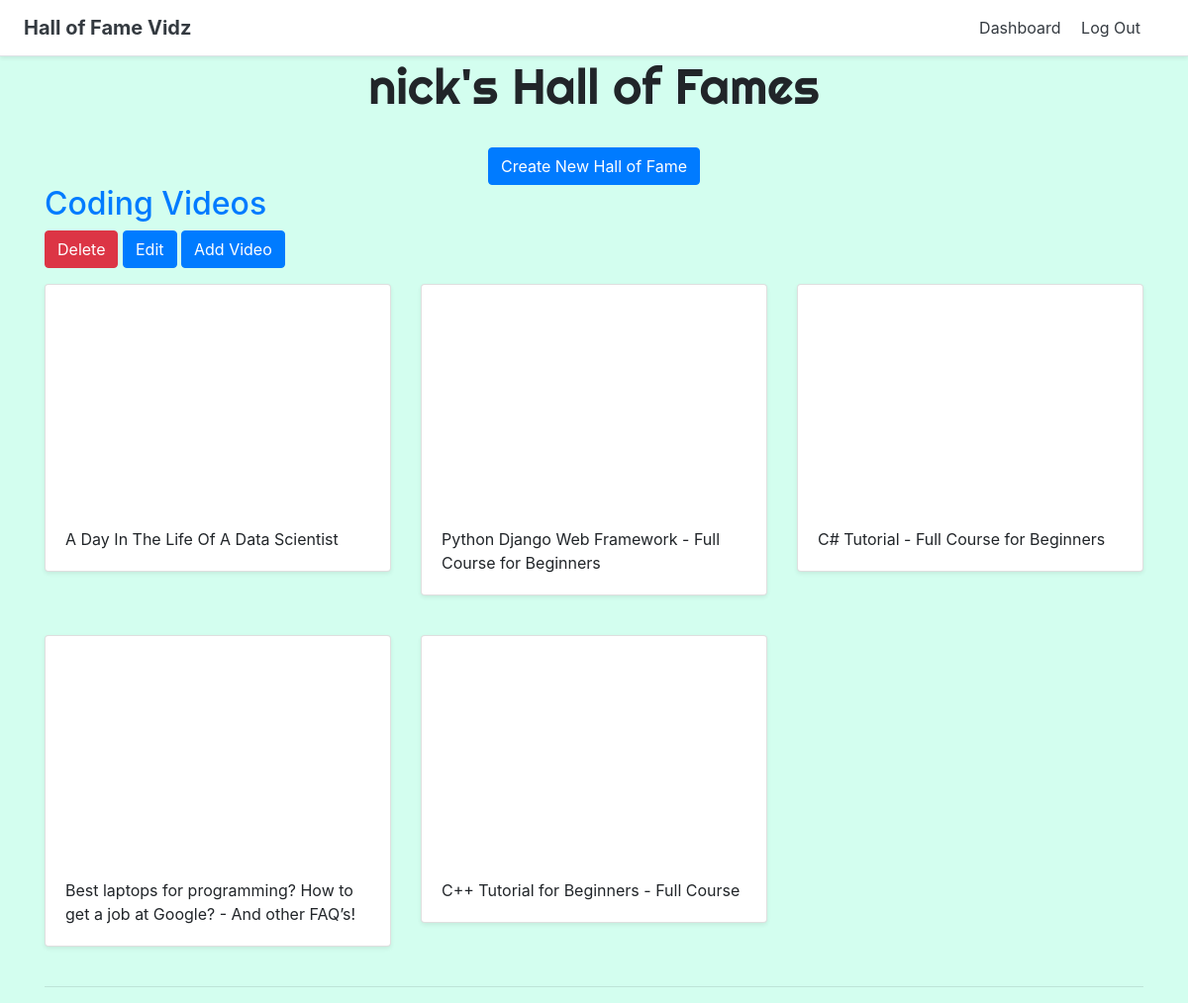
Screenshot of /dashboard (signed in) with the database file from the repository.
### halls/models.py (models this page shows)
class Hall(models.Model):
    title = models.CharField(max_length=255)
    user = models.ForeignKey(User, on_delete=models.CASCADE)

class Video(models.Model):
    title = models.CharField(max_length=255)
    url = models.URLField()
    youtube_id = models.CharField(max_length=255)
    hall = models.ForeignKey(Hall, on_delete=models.CASCADE)

### halls/views.py (the view)
# urls.py: path('dashboard', views.dashboard, name='dashboard'),
@login_required
def dashboard(request):
    halls = Hall.objects.filter(user=request.user)
    return render(request, 'halls/dashboard.html', {'halls':halls})

### halls/templates/halls/dashboard.html
{% extends 'halls/base.html' %}
{% block content %}
<div class="container">
  <div class="text-center">
    <h1 style="font-family: 'Righteous', cursive; font-size:50px;">{{ user.username }}'s Hall of Fames</h1><br />
    <a href="{% url 'create_hall' %}" class="btn btn-primary">Create New Hall of Fame</a>
  </div>
    {% for hall in halls %}
<h2><a href="{% url 'detail_hall' hall.id %}">{{ hall.title }}</a></h2>
<a href="{% url 'delete_hall' hall.id %}" class="btn btn-danger">Delete</a>
<a href="{% url 'update_hall' hall.id %}" class="btn btn-primary">Edit</a>
<a href="{% url 'add_video' hall.id %}" class="btn btn-primary">Add Video</a>
    <div class="row">
      {% for video in hall.video_set.all %}
      <div class="col-md-4 mt-3">
        <div class="card mb-4 shadow-sm">
          <iframe width="100%" height="225" src="https://www.youtube.com/embed/{{ video.youtube_id }}" frameborder="0" allow="accelerometer; autoplay; encrypted-media; gyroscope; picture-in-picture" allowfullscreen></iframe>
          <div class="card-body">
            <p class="card-text">{{ video.title }}</p>
          </div>
        </div>
      </div>
      {% endfor %}
      </div>
      <hr />
    {% endfor %}
</div>
{% endblock %}

### rows the page displays
Hall: title "Coding Videos"
Video: title "A Day In The Life Of A Data Scientist"
Video: title "Python Django Web Framework - Full Course for Beginners"
Video: title "C# Tutorial - Full Course for Beginners"
Video: title "Best laptops for programming? How to get a job at Google? - And other FAQ’s!"
Video: title "C++ Tutorial for Beginners - Full Course"

### other values shown
{{ user.username }} "nick"
